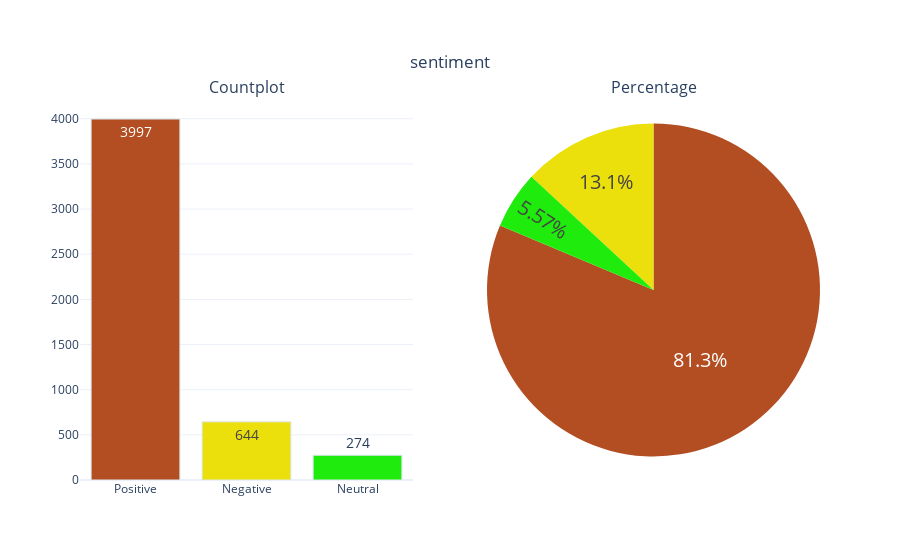

Here is the notebook cell this chart was saved with:
### Code cell
categorical_variable_summary(df,'sentiment')

### Figure 1 — Plotly figure (JSON) as saved in the notebook; plotly's stock layout.template omitted (floating-point values rounded to 4 significant figures)
{"data": [{"marker": {"color": ["#B34D22", "#EBE00C", "#1FEB0C", "#0C92EB", "#EB0CD5"], "line": {"color": "#DBE6EC", "width": 1}}, "name": "sentiment", "showlegend": false, "text": [3997, 644, 274], "textfont": {"size": 14}, "textposition": "auto", "type": "bar", "x": ["Positive", "Negative", "Neutral"], "xaxis": "x", "y": [3997, 644, 274], "yaxis": "y"}, {"domain": {"x": [0.55, 1], "y": [0, 1]}, "labels": ["Positive", "Negative", "Neutral"], "marker": {"colors": ["#B34D22", "#EBE00C", "#1FEB0C", "#0C92EB", "#EB0CD5"]}, "name": "sentiment", "showlegend": false, "textfont": {"size": 20}, "textposition": "auto", "type": "pie", "values": [3997, 644, 274]}], "layout": {"annotations": [{"font": {"size": 16}, "showarrow": false, "text": "Countplot", "x": 0.225, "xanchor": "center", "xref": "paper", "y": 1, "yanchor": "bottom", "yref": "paper"}, {"font": {"size": 16}, "showarrow": false, "text": "Percentage", "x": 0.775, "xanchor": "center", "xref": "paper", "y": 1, "yanchor": "bottom", "yref": "paper"}], "title": {"text": "sentiment", "x": 0.5, "xanchor": "center", "y": 0.9, "yanchor": "top"}, "xaxis": {"anchor": "y", "domain": [0, 0.45]}, "yaxis": {"anchor": "x", "domain": [0, 1]}}}
